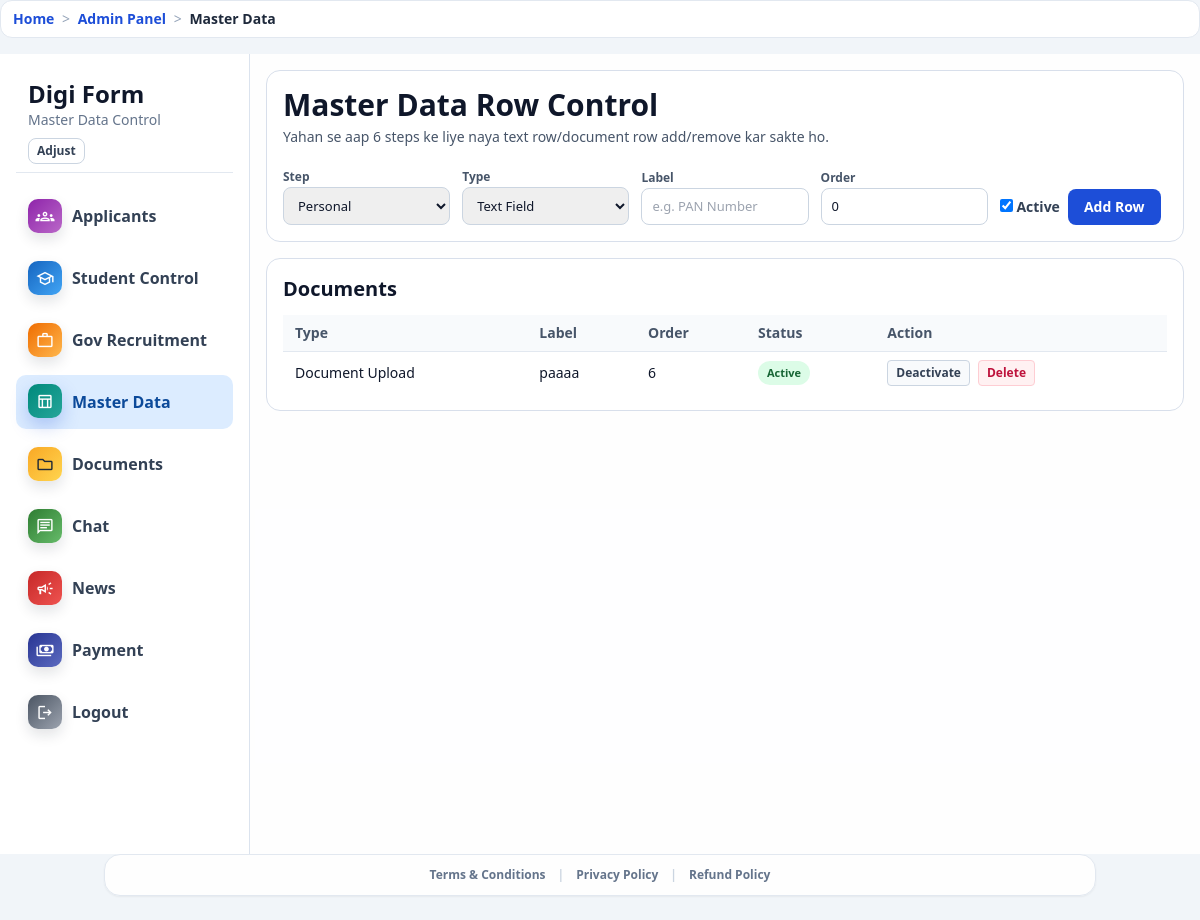
Page /admin-panel/master-data/ (signed in) on the earlier database version.
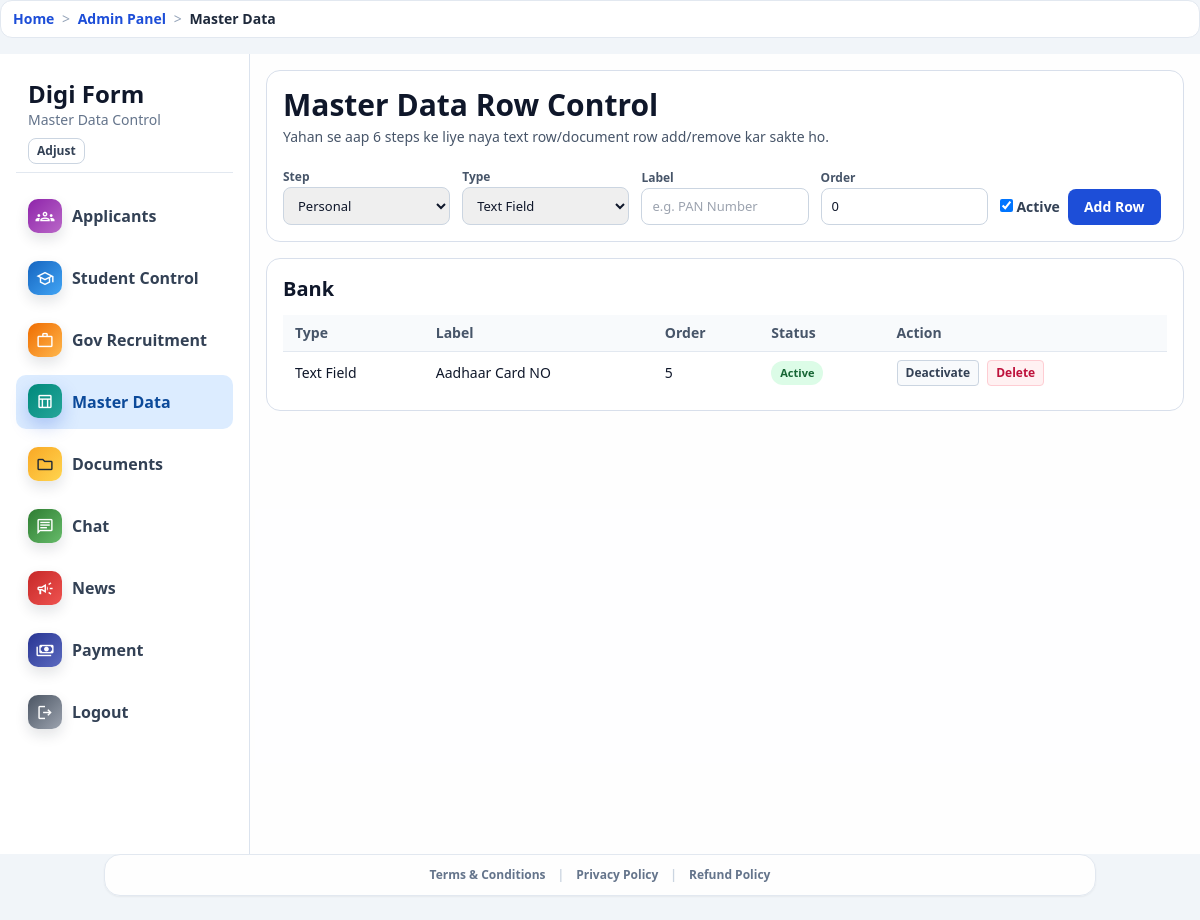
Same page on the later database version.
### accounts/models.py (models this page shows, shortened)
class MasterDataField(models.Model):
    STEP_PERSONAL = "personal"
    STEP_ADDRESS = "address"
    STEP_ACADEMIC = "academic"
    STEP_COLLEGE = "college"
    STEP_BANK = "bank"
    STEP_SUBJECT = "subject"
    STEP_DOCUMENTS = "documents"
    STEP_CHOICES = [
        (STEP_PERSONAL, "Personal"),
        (STEP_ADDRESS, "Address"),
        (STEP_ACADEMIC, "Academic"),
        (STEP_COLLEGE, "College"),
        (STEP_BANK, "Bank"),
        (STEP_SUBJECT, "Subject"),
        (STEP_DOCUMENTS, "Documents"),
    ]
    KIND_TEXT = "text"
    KIND_DOCUMENT = "document"
    KIND_CHOICES = [
        (KIND_TEXT, "Text Field"),
        (KIND_DOCUMENT, "Document Upload"),
    ]
    step = models.CharField(max_length=20, choices=STEP_CHOICES, default=STEP_PERSONAL)
    label = models.CharField(max_length=140)
    field_kind = models.CharField(max_length=20, choices=KIND_CHOICES, default=KIND_TEXT)
    display_order = models.PositiveIntegerField(default=0)
    is_active = models.BooleanField(default=True)
    created_at = models.DateTimeField(auto_now_add=True)
    class Meta:
        ordering = ["step", "display_order", "label", "id"]

### core/views.py (the view, shortened to what this page needs)
@login_required
def admin_master_data_control(request):
    if not _can_access_admin(request):
        messages.error(request, "Admin panel access allowed nahi hai.")
        return redirect("dashboard")
    try:
        fields = MasterDataField.objects.all().order_by("step", "display_order", "label", "id")
        grouped = {}
        step_labels = dict(MasterDataField.STEP_CHOICES)
        for field in fields:
            grouped.setdefault(field.step, {"label": step_labels.get(field.step, field.step), "rows": []})
            grouped[field.step]["rows"].append(field)
    except (OperationalError, ProgrammingError):
        messages.error(request, "MasterDataField table ready nahi hai. `manage.py migrate` run karo.")
        grouped = {}
    return render(
        request,
        "portal_main/admin_masterdata_control.html",
        {
            "grouped_fields": grouped,
            "step_choices": MasterDataField.STEP_CHOICES,
            "kind_choices": MasterDataField.KIND_CHOICES,
            "is_admin_user": True,
        },
    )

### core/context_processors.py (called while the page is built)
def _humanize_slug(text):
    value = str(text or "").strip().replace("-", " ").replace("_", " ")
    if value.isdigit():
        return f"#{value}"
    return value.title() if value else "Page"

def breadcrumbs(request):
    path = (getattr(request, "path", "") or "/").split("?", 1)[0]
    if not path.startswith("/"):
        path = f"/{path}"
    crumbs = [{"label": "Home", "url": "/"}]
    if path == "/":
        return {"breadcrumbs": crumbs}
    running = ""
    for part in [p for p in path.strip("/").split("/") if p]:
        running += f"/{part}"
        url = f"{running}/"
        label = _humanize_slug(part)
        try:
            match = resolve(url)
            label = NAME_LABELS.get(match.url_name, label)
        except Resolver404:
            pass
        crumbs.append({"label": label, "url": url})
    deduped = [crumbs[0]]
    for item in crumbs[1:]:
        if item["label"] == deduped[-1]["label"] and item["url"] == deduped[-1]["url"]:
            continue
        deduped.append(item)
    return {"breadcrumbs": deduped}

### core/views.py (called while the page is built)
def _is_admin_user(user):
    return bool(user and (user.is_superuser or user.is_staff))

### templates/portal_main/admin_masterdata_control.html (shortened to what the changed rows need)
{% extends 'base.html' %}
{% block body_class %}min-h-screen bg-slate-100 text-slate-900{% endblock %}
{% block page_container_class %}max-w-[1400px] mx-auto p-0{% endblock %}
{% block content %}
<div id="adminLayout" class="layout">
  <main class="panel space-y-4">
    <section class="block p-4">
      <h1 class="text-3xl font-black">Master Data Row Control</h1>
    </section>
    {% for step_key, section in grouped_fields.items %}
    <section class="block p-4">
      <h2 class="text-xl font-black">{{ section.label }}</h2>
      <div class="mt-3 overflow-auto">
        <table class="w-full text-sm">
          <thead class="bg-slate-50 text-slate-600">
            <tr>
              <th class="px-3 py-2 text-left">Type</th>
              <th class="px-3 py-2 text-left">Label</th>
              <th class="px-3 py-2 text-left">Order</th>
              <th class="px-3 py-2 text-left">Status</th>
              <th class="px-3 py-2 text-left">Action</th>
            </tr>
          </thead>
          <tbody>
            {% for row in section.rows %}
            <tr class="border-t border-slate-200" data-master-row="{{ row.id }}">
              <td class="px-3 py-2">{{ row.get_field_kind_display }}</td>
              <td class="px-3 py-2">{{ row.label }}</td>
              <td class="px-3 py-2">{{ row.display_order }}</td>
              <td class="px-3 py-2">
                {% if row.is_active %}
                <span class="tag tag-green">Active</span>
                {% else %}
                <span class="tag tag-gray">Inactive</span>
                {% endif %}
              </td>
              <td class="px-3 py-2">
                <div class="flex flex-wrap gap-2">
                  <form method="post" class="js-master-action-form" data-action-type="toggle" data-field-id="{{ row.id }}">
                    <button type="submit" class="rounded border border-slate-300 bg-slate-50 px-2 py-1 text-xs font-bold text-slate-700">{% if row.is_active %}Deactivate{% else %}Activate{% endif %}</button>
                  </form>
                  <form method="post" class="js-master-action-form" data-action-type="delete" data-field-id="{{ row.id }}">
                    <button type="submit" class="rounded border border-rose-200 bg-rose-50 px-2 py-1 text-xs font-bold text-rose-700">Delete</button>
                  </form>
                </div>
              </td>
            </tr>
            {% endfor %}
          </tbody>
        </table>
      </div>
    </section>
    {% empty %}
    <section class="block p-4 text-sm text-slate-500">No master data rows yet.</section>
    {% endfor %}
  </main>
</div>
{% endblock %}

Differences in the rows shown:
removed MasterDataField: field_kind "Document Upload", label "paaaa", display_order "6", is_active "Active", shown under "Documents"
added MasterDataField: field_kind "Text Field", label "Aadhaar Card NO", display_order "5", is_active "Active", shown under "Bank"
Other differences:
new list line: "Bank Type Label Order Status Action"
list line gone: "Documents Type Label Order Status Action"
